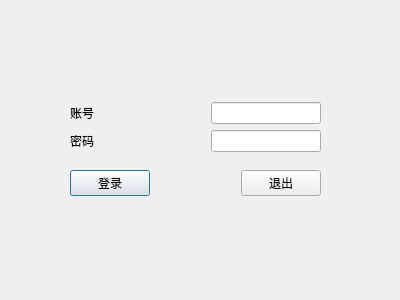
<?xml version="1.0" encoding="UTF-8"?>
<ui version="4.0">
 <class>log_dialog</class>
 <widget class="QDialog" name="log_dialog">
  <property name="geometry">
   <rect>
    <x>0</x>
    <y>0</y>
    <width>400</width>
    <height>300</height>
   </rect>
  </property>
  <property name="windowTitle">
   <string>Dialog</string>
  </property>
  <widget class="QWidget" name="layoutWidget">
   <property name="geometry">
    <rect>
     <x>70</x>
     <y>90</y>
     <width>251</width>
     <height>120</height>
    </rect>
   </property>
   <layout class="QVBoxLayout" name="verticalLayout_2">
    <item>
     <layout class="QVBoxLayout" name="verticalLayout">
      <item>
       <layout class="QHBoxLayout" name="horizontalLayout">
        <item>
         <widget class="QLabel" name="user_lab">
          <property name="text">
           <string>账号</string>
          </property>
         </widget>
        </item>
        <item>
         <spacer name="horizontalSpacer">
          <property name="orientation">
           <enum>Qt::Horizontal</enum>
          </property>
          <property name="sizeHint" stdset="0">
           <size>
            <width>40</width>
            <height>20</height>
           </size>
          </property>
         </spacer>
        </item>
        <item>
         <widget class="QLineEdit" name="user_edi"/>
        </item>
       </layout>
      </item>
      <item>
       <layout class="QHBoxLayout" name="horizontalLayout_2">
        <item>
         <widget class="QLabel" name="pwd_lab">
          <property name="text">
           <string>密码</string>
          </property>
         </widget>
        </item>
        <item>
         <spacer name="horizontalSpacer_2">
          <property name="orientation">
           <enum>Qt::Horizontal</enum>
          </property>
          <property name="sizeHint" stdset="0">
           <size>
            <width>40</width>
            <height>20</height>
           </size>
          </property>
         </spacer>
        </item>
        <item>
         <widget class="QLineEdit" name="pwd_edi">
          <property name="echoMode">
           <enum>QLineEdit::Password</enum>
          </property>
         </widget>
        </item>
       </layout>
      </item>
     </layout>
    </item>
    <item>
     <layout class="QHBoxLayout" name="horizontalLayout_3">
      <item>
       <widget class="QPushButton" name="log_Btn">
        <property name="text">
         <string>登录</string>
        </property>
       </widget>
      </item>
      <item>
       <spacer name="horizontalSpacer_3">
        <property name="orientation">
         <enum>Qt::Horizontal</enum>
        </property>
        <property name="sizeHint" stdset="0">
         <size>
          <width>40</width>
          <height>20</height>
         </size>
        </property>
       </spacer>
      </item>
      <item>
       <widget class="QPushButton" name="quit_Btn">
        <property name="text">
         <string>退出</string>
        </property>
       </widget>
      </item>
     </layout>
    </item>
   </layout>
  </widget>
 </widget>
 <resources/>
 <connections/>
</ui>
